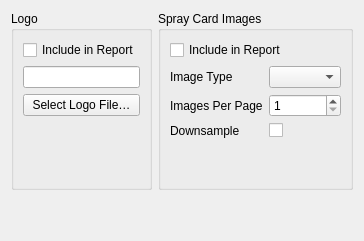
     <widget class="QWidget" name="tab_report">
      <attribute name="title">
       <string>Report</string>
      </attribute>
      <layout class="QVBoxLayout" name="vl_report">
       <item>
        <layout class="QHBoxLayout" name="hl_report">
         <item>
          <widget class="QGroupBox" name="gb_logo">
           <property name="title">
            <string>Logo</string>
           </property>
           <layout class="QVBoxLayout">
            <item>
             <widget class="QCheckBox" name="cb_logo_include">
              <property name="text">
               <string>Include in Report</string>
              </property>
             </widget>
            </item>
            <item>
             <widget class="QLineEdit" name="le_logo_path">
              <property name="readOnly">
               <bool>true</bool>
              </property>
             </widget>
            </item>
            <item>
             <widget class="QPushButton" name="btn_logo_path">
              <property name="text">
               <string>Select Logo File…</string>
              </property>
             </widget>
            </item>
            <item>
             <spacer>
              <property name="orientation">
               <enum>Qt::Vertical</enum>
              </property>
              <property name="sizeHint" stdset="0">
               <size>
                <width>20</width>
                <height>40</height>
               </size>
              </property>
             </spacer>
            </item>
           </layout>
          </widget>
         </item>
         <item>
          <widget class="QGroupBox" name="gb_card_images">
           <property name="title">
            <string>Spray Card Images</string>
           </property>
           <layout class="QVBoxLayout">
            <item>
             <widget class="QCheckBox" name="cb_card_images_include">
              <property name="text">
               <string>Include in Report</string>
              </property>
             </widget>
            </item>
            <item>
             <layout class="QFormLayout">
              <item row="0" column="0">
               <widget class="QLabel" name="lbl_card_image_type">
                <property name="text">
                 <string>Image Type</string>
                </property>
               </widget>
              </item>
              <item row="0" column="1">
               <widget class="QComboBox" name="cbb_card_image_type"/>
              </item>
              <item row="1" column="0">
               <widget class="QLabel" name="lbl_card_images_per_page">
                <property name="text">
                 <string>Images Per Page</string>
                </property>
               </widget>
              </item>
              <item row="1" column="1">
               <widget class="QSpinBox" name="sb_card_images_per_page">
                <property name="minimum">
                 <number>1</number>
                </property>
                <property name="maximum">
                 <number>15</number>
                </property>
               </widget>
              </item>
              <item row="2" column="0">
               <widget class="QLabel" name="lbl_card_images_downsample">
                <property name="text">
                 <string>Downsample</string>
                </property>
               </widget>
              </item>
              <item row="2" column="1">
               <widget class="QCheckBox" name="cb_card_images_downsample">
                <property name="text">
                 <string/>
                </property>
               </widget>
              </item>
             </layout>
            </item>
            <item>
             <spacer>
              <property name="orientation">
               <enum>Qt::Vertical</enum>
              </property>
              <property name="sizeHint" stdset="0">
               <size>
                <width>20</width>
                <height>40</height>
               </size>
              </property>
             </spacer>
            </item>
           </layout>
          </widget>
         </item>
        </layout>
       </item>
       <item>
        <spacer name="vs_report">
         <property name="orientation">
          <enum>Qt::Vertical</enum>
         </property>
         <property name="sizeHint" stdset="0">
          <size>
           <width>20</width>
           <height>40</height>
          </size>
         </property>
        </spacer>
       </item>
      </layout>
     </widget>
